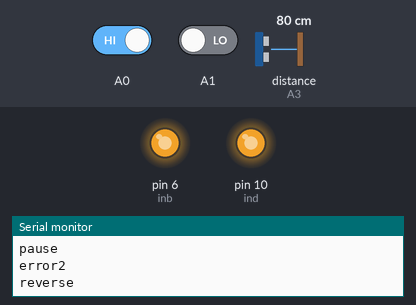
The sketch below on a simulated Arduino Uno, built with avr-gcc and run on an emulated ATmega328P. On the bench: output pins drawn as LEDs (lit = HIGH), the last lines printed to the serial monitor. Dashed ring = blinking. The inputs (shaded band) are chosen by the test bench; at power-on: A0 HIGH, distance to the obstacle (sensor on A3) 80 cm, A1 LOW. The echo pulse lasts 58.3 µs per cm.

Above: at 6.2 s.
6.3 s: A0 driven LOW
At 6.68 s:
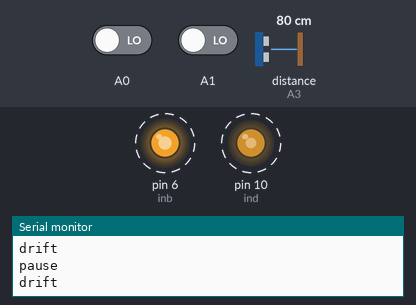
9.3 s: distance to the obstacle (sensor on A3) set to 65 cm
12.3 s: distance to the obstacle (sensor on A3) set to 58 cm
At 12.8 s:
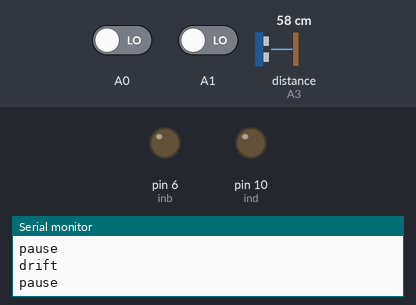
13.8 s: distance to the obstacle (sensor on A3) set to 120 cm
At 13.99 s:
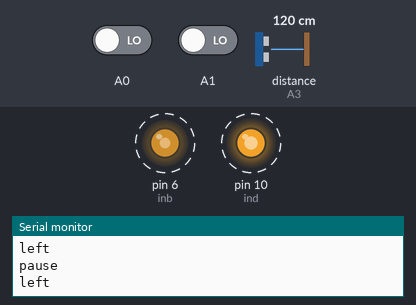
16.8 s: A1 driven HIGH
19.8 s: distance to the obstacle (sensor on A3) set to 35 cm
At 20.3 s:
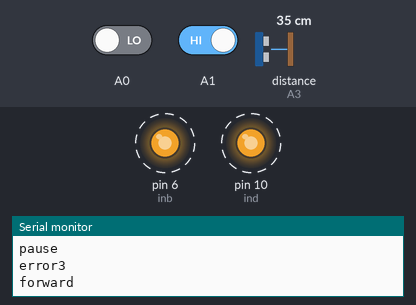
Timing chart, 0 to 23.8 s (numbered marks = the images above; inputs shaded):
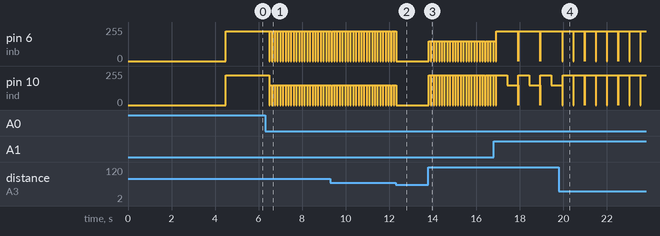

Measured:
- the behaviour switches between 61 and 60 cm on distance to the obstacle (sensor on A3) (found by bisection; images 1 and 2)
- after the input at 6.3 s, pin 6 (inb): alternates 225/255 for 0.10 s and 0/255 for 0.02 s, starting after 0.20 s; pin 10 (ind): alternates 150/255 for 0.10 s and 0/255 for 0.02 s, starting after 0.20 s
- after the input at 12.3 s, pin 6 (inb), pin 10 (ind): goes on until 12.3 s, then stays 0/255
- after the input at 13.8 s, pin 6 (inb): alternates 150/255 for 0.10 s and 0/255 for 0.02 s, starting at once; pin 10 (ind): alternates 225/255 for 0.10 s and 0/255 for 0.02 s, starting at once
- after the input at 19.8 s, pin 6 (inb): alternates 225/255 for 0.50 s and 0/255 for 0.01 s, starting after 0.67 s

The sketch:

sumobot_v4.0.ino
```cpp
//Colegio de Montalban, Rodriguez, Rizal, Phil. - BSCpE 2018-2022
#include <NewPing.h>
//(TRIGGER_PIN, ECHO_PIN, MAX_DISTANCE)
NewPing sonar1(A2,A3,60);//A
int disa;
//IR SENSORS
int irfront = 0;//A0
int irback = 0;//A1
//MOTOR ANALOG PWM PINS
const int ina = 5;//dir1
const int inb = 6;//pwm1
const int inc = 9;//dir2
const int ind = 10;//pwm2
//PHYSICS
int marker = 0;//tactics to find enemy
const int lim = 20;//is enemy near?
const int spd = 225;//max speed
const int slw = 150;//slower speed
const int fdly = 100;//faster delay, less strength
const int sdly = 500;//slower delay, more strength


void setup() {//run once
  Serial.begin(9600);
  delay(4500);
  digitalWrite(ina,HIGH);
  analogWrite(inb,spd);
  digitalWrite(inc,HIGH);
  analogWrite(ind,spd);
  Serial.println("forward");
  delay(sdly);
  digitalWrite(ina,LOW);
  analogWrite(inb,0);
  digitalWrite(inc,LOW);
  analogWrite(ind,0);
}

void stage() {
  irfront = digitalRead(A0);
  irback = digitalRead(A1);
  if (irfront == LOW && irback == LOW){//All black
    disa = sonar1.ping_cm();
    delay(10);
    if (disa > 0){// found something
      marker = 2;
      while (disa < lim){//enemy near
        forward();
        disa = sonar1.ping_cm();
        delay(sdly);
        irfront = digitalRead(A0);
        irback = digitalRead(A1);
        if (irfront == HIGH || irback == HIGH){
          pause();
          break;
        }
      }
       while (disa < lim){//enemy far
        forward();
        disa = sonar1.ping_cm();
        delay(fdly);
        irfront = digitalRead(A0);
        irback = digitalRead(A1);
        if (irfront == HIGH || irback == HIGH){
          pause();
          break;
        }
      }
    }
    else{// found nothing
      if (marker == 0){
        forward();
        delay(fdly);
        pause();
        delay(10);
      }
      else if (marker == 1){
        drift();
        delay(fdly);
        pause();
        delay(10);
      }
      else if (marker == 2){
        left();
        delay(fdly);
        pause();
        delay(10);
      }
      else if (marker == 3){
        right();
        delay(fdly);
        pause();
        delay(10);
      }
    }
  }
  else if (irfront == HIGH && irback == HIGH){//All white
      Serial.println("error1");
      marker = 2;
      rotate();
      delay(sdly);
      pause();
  }
  else if (irfront == HIGH && irback == LOW){
    Serial.println("error2");
    marker = 1;
    reverse();
    delay(sdly);
    pause();
  }
  else if (irfront == LOW && irback == HIGH){
      Serial.println("error3");
      disa = sonar1.ping_cm();
      delay(10);
    if (disa < lim){// found something
      marker = 3;
      forward();
      delay(sdly);
      drift();
      delay(sdly);
      pause();
    }
    else{// found nothing
      marker = 0;
      forward();
      delay(sdly);
      pause();
    }
  }
}
//dir1,pwm1,dir2,pwm2
void forward() {
  digitalWrite(ina,HIGH);
  analogWrite(inb,spd);
  digitalWrite(inc,HIGH);
  analogWrite(ind,spd);
  Serial.println("forward");
}
void rotate(){
  digitalWrite(ina,LOW);
  analogWrite(inb,spd);
  digitalWrite(inc,HIGH);
  analogWrite(ind,spd);
  Serial.println("rotate");
}
void left(){
  digitalWrite(ina,HIGH);
  analogWrite(inb,slw);
  digitalWrite(inc,HIGH);
  analogWrite(ind,spd);
  Serial.println("left");
}
void right(){
  digitalWrite(ina,HIGH);
  analogWrite(inb,spd);
  digitalWrite(inc,HIGH);
  analogWrite(ind,slw);
  Serial.println("right");
}
void reverse() {
  digitalWrite(ina,LOW);
  analogWrite(inb,spd);
  digitalWrite(inc,LOW);
  analogWrite(ind,spd);
  Serial.println("reverse");
}
void pause(){
  digitalWrite(ina,LOW);
  analogWrite(inb,0);
  digitalWrite(inc,LOW);
  analogWrite(ind,0);
  Serial.println("pause");
}
void drift(){
  digitalWrite(ina,LOW);
  analogWrite(inb,spd);
  digitalWrite(inc,LOW);
  analogWrite(ind,slw);
  Serial.println("drift");
}

void loop() {
  stage();
}
```
